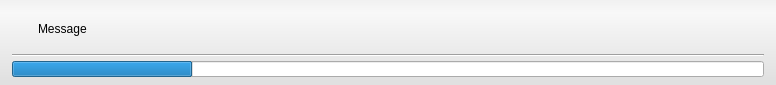
<?xml version="1.0" encoding="UTF-8"?>
<ui version="4.0">
 <class>ProgressWidget</class>
 <widget class="QWidget" name="ProgressWidget">
  <property name="geometry">
   <rect>
    <x>0</x>
    <y>0</y>
    <width>776</width>
    <height>85</height>
   </rect>
  </property>
  <property name="sizePolicy">
   <sizepolicy hsizetype="Preferred" vsizetype="Preferred">
    <horstretch>0</horstretch>
    <verstretch>0</verstretch>
   </sizepolicy>
  </property>
  <property name="styleSheet">
   <string notr="true">
QWidget#ProgressWidget{

}

QWidget#base_{
  background-color: qlineargradient(spread:pad, x1:0.5, y1:0, x2:0.5, y2:0.960227, stop:0 rgba(241, 241, 241, 255), stop:0.155779 rgba(248, 248, 248, 255), stop:1 rgba(224, 224, 224, 255));
}

QToolButton#lock_button_:checked{
  background-color: rgba(0, 0, 0, 0);
  border: 1px solid rgb(139, 139, 139);
  margin:0;
}

QToolButton#opacity_button_{
  background-color: rgba(0, 0, 0, 0);
  border: 1px solid rgba(0, 0, 0, 0);
}
QToolButton#opacity_button_:pressed{
  background-color: rgba(0, 0, 0, 0);
  border: 1px solid rgb(139, 139, 139);
  margin:0;
}
QToolButton#opacity_button_:checked{
  background-color: rgba(0, 0, 0, 0);
  border: 1px solid rgb(139, 139, 139);
  margin:0;
}

QToolButton#cancel_button_{
  background-color: rgba(0, 0, 0, 0);
  border: 1px solid rgba(0, 0, 0, 0);
}
QToolButton#cancel_button_:pressed{
  background-color: rgba(0, 0, 0, 0);
}
</string>
  </property>
  <layout class="QHBoxLayout" name="horizontalLayout_8">
   <property name="spacing">
    <number>0</number>
   </property>
   <property name="margin">
    <number>0</number>
   </property>
   <item>
    <widget class="QWidget" name="base_" native="true">
     <layout class="QVBoxLayout" name="verticalLayout_6">
      <property name="spacing">
       <number>4</number>
      </property>
      <property name="leftMargin">
       <number>12</number>
      </property>
      <property name="topMargin">
       <number>8</number>
      </property>
      <property name="rightMargin">
       <number>12</number>
      </property>
      <property name="bottomMargin">
       <number>8</number>
      </property>
      <item>
       <layout class="QHBoxLayout" name="layout_">
        <property name="spacing">
         <number>10</number>
        </property>
        <item>
         <widget class="QLabel" name="running_">
          <property name="sizePolicy">
           <sizepolicy hsizetype="Fixed" vsizetype="Fixed">
            <horstretch>0</horstretch>
            <verstretch>0</verstretch>
           </sizepolicy>
          </property>
          <property name="minimumSize">
           <size>
            <width>16</width>
            <height>16</height>
           </size>
          </property>
          <property name="maximumSize">
           <size>
            <width>20</width>
            <height>20</height>
           </size>
          </property>
          <property name="baseSize">
           <size>
            <width>16</width>
            <height>16</height>
           </size>
          </property>
          <property name="text">
           <string/>
          </property>
          <property name="pixmap">
           <pixmap resource="Resources/AppInterface.qrc">:/Images/Circle.png</pixmap>
          </property>
          <property name="scaledContents">
           <bool>true</bool>
          </property>
         </widget>
        </item>
        <item>
         <widget class="QLabel" name="message_">
          <property name="sizePolicy">
           <sizepolicy hsizetype="MinimumExpanding" vsizetype="MinimumExpanding">
            <horstretch>1</horstretch>
            <verstretch>0</verstretch>
           </sizepolicy>
          </property>
          <property name="minimumSize">
           <size>
            <width>300</width>
            <height>0</height>
           </size>
          </property>
          <property name="maximumSize">
           <size>
            <width>16777215</width>
            <height>16777215</height>
           </size>
          </property>
          <property name="text">
           <string>Message</string>
          </property>
          <property name="alignment">
           <set>Qt::AlignLeading|Qt::AlignLeft|Qt::AlignVCenter</set>
          </property>
          <property name="wordWrap">
           <bool>true</bool>
          </property>
         </widget>
        </item>
        <item>
         <widget class="QToolButton" name="cancel_button_">
          <property name="minimumSize">
           <size>
            <width>16</width>
            <height>16</height>
           </size>
          </property>
          <property name="maximumSize">
           <size>
            <width>16</width>
            <height>16</height>
           </size>
          </property>
          <property name="text">
           <string/>
          </property>
          <property name="icon">
           <iconset resource="Resources/AppInterface.qrc">
            <normaloff>:/Images/Close.png</normaloff>:/Images/Close.png</iconset>
          </property>
          <property name="iconSize">
           <size>
            <width>16</width>
            <height>16</height>
           </size>
          </property>
         </widget>
        </item>
       </layout>
      </item>
      <item>
       <widget class="Line" name="line_">
        <property name="sizePolicy">
         <sizepolicy hsizetype="Preferred" vsizetype="Fixed">
          <horstretch>0</horstretch>
          <verstretch>0</verstretch>
         </sizepolicy>
        </property>
        <property name="orientation">
         <enum>Qt::Horizontal</enum>
        </property>
       </widget>
      </item>
      <item>
       <widget class="QProgressBar" name="progress_bar_">
        <property name="sizePolicy">
         <sizepolicy hsizetype="Preferred" vsizetype="Fixed">
          <horstretch>0</horstretch>
          <verstretch>0</verstretch>
         </sizepolicy>
        </property>
        <property name="minimumSize">
         <size>
          <width>0</width>
          <height>16</height>
         </size>
        </property>
        <property name="maximumSize">
         <size>
          <width>16777215</width>
          <height>16</height>
         </size>
        </property>
        <property name="value">
         <number>24</number>
        </property>
        <property name="alignment">
         <set>Qt::AlignCenter</set>
        </property>
        <property name="textVisible">
         <bool>false</bool>
        </property>
       </widget>
      </item>
     </layout>
    </widget>
   </item>
  </layout>
 </widget>
 <layoutdefault spacing="6" margin="11"/>
 <resources>
  <include location="Resources/AppInterface.qrc"/>
 </resources>
 <connections/>
</ui>
